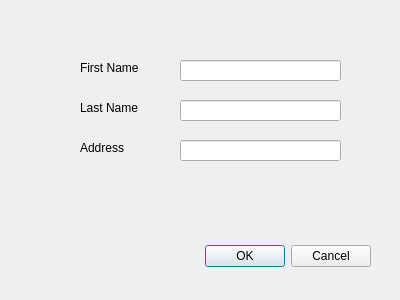
<?xml version="1.0" encoding="UTF-8"?>
<ui version="4.0">
 <class>NewPlayerDialog</class>
 <widget class="QDialog" name="NewPlayerDialog">
  <property name="geometry">
   <rect>
    <x>0</x>
    <y>0</y>
    <width>400</width>
    <height>300</height>
   </rect>
  </property>
  <property name="windowTitle">
   <string>Dialog</string>
  </property>
  <widget class="QDialogButtonBox" name="buttonBox">
   <property name="geometry">
    <rect>
     <x>30</x>
     <y>240</y>
     <width>341</width>
     <height>32</height>
    </rect>
   </property>
   <property name="orientation">
    <enum>Qt::Horizontal</enum>
   </property>
   <property name="standardButtons">
    <set>QDialogButtonBox::Cancel|QDialogButtonBox::Ok</set>
   </property>
  </widget>
  <widget class="QLabel" name="firstName">
   <property name="geometry">
    <rect>
     <x>80</x>
     <y>60</y>
     <width>71</width>
     <height>16</height>
    </rect>
   </property>
   <property name="text">
    <string>First Name</string>
   </property>
  </widget>
  <widget class="QLineEdit" name="firstNameInput">
   <property name="geometry">
    <rect>
     <x>180</x>
     <y>60</y>
     <width>161</width>
     <height>21</height>
    </rect>
   </property>
  </widget>
  <widget class="QLabel" name="lastName">
   <property name="geometry">
    <rect>
     <x>80</x>
     <y>100</y>
     <width>71</width>
     <height>16</height>
    </rect>
   </property>
   <property name="text">
    <string>Last Name</string>
   </property>
  </widget>
  <widget class="QLineEdit" name="lastNameInput">
   <property name="geometry">
    <rect>
     <x>180</x>
     <y>100</y>
     <width>161</width>
     <height>21</height>
    </rect>
   </property>
  </widget>
  <widget class="QLabel" name="address">
   <property name="geometry">
    <rect>
     <x>80</x>
     <y>140</y>
     <width>71</width>
     <height>16</height>
    </rect>
   </property>
   <property name="text">
    <string>Address</string>
   </property>
  </widget>
  <widget class="QLineEdit" name="addressInput">
   <property name="geometry">
    <rect>
     <x>180</x>
     <y>140</y>
     <width>161</width>
     <height>21</height>
    </rect>
   </property>
  </widget>
 </widget>
 <resources/>
 <connections>
  <connection>
   <sender>buttonBox</sender>
   <signal>accepted()</signal>
   <receiver>NewPlayerDialog</receiver>
   <slot>accept()</slot>
   <hints>
    <hint type="sourcelabel">
     <x>248</x>
     <y>254</y>
    </hint>
    <hint type="destinationlabel">
     <x>157</x>
     <y>274</y>
    </hint>
   </hints>
  </connection>
  <connection>
   <sender>buttonBox</sender>
   <signal>rejected()</signal>
   <receiver>NewPlayerDialog</receiver>
   <slot>reject()</slot>
   <hints>
    <hint type="sourcelabel">
     <x>316</x>
     <y>260</y>
    </hint>
    <hint type="destinationlabel">
     <x>286</x>
     <y>274</y>
    </hint>
   </hints>
  </connection>
 </connections>
</ui>
